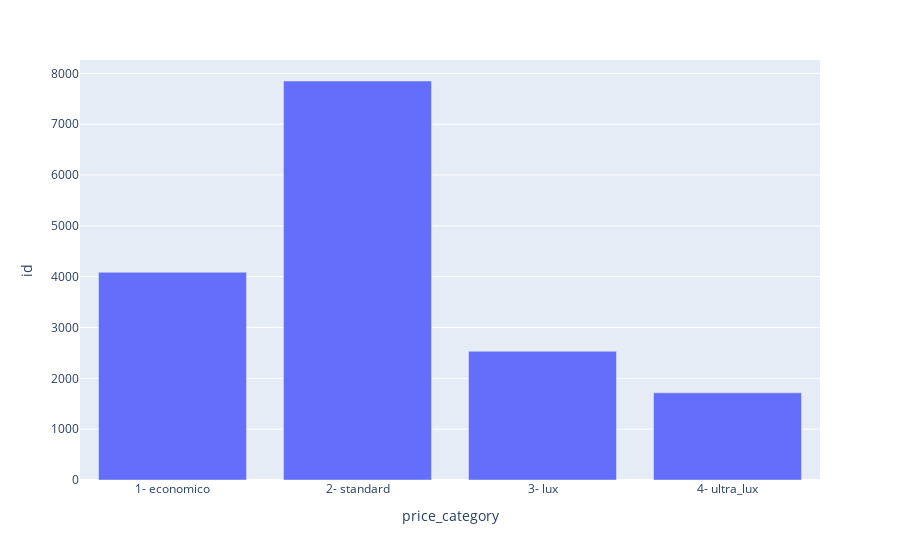

Here is the notebook cell this chart was saved with:
### Code cell
airbnb_price_count = airbnb_analisis.groupby('price_category', as_index= False)['id'].count().reset_index()

plt.figure(figsize=(12, 6))

# TODO: boxplot count vs price category
# ax = sns.boxplot(
#     data=airbnb_df,
#     y= 'price',
#     x="price_category",
#     legend=False
#     )

px.bar(
    airbnb_price_count,
    x = 'price_category',
    y = 'id',
)

### Figure 1 — Plotly figure (JSON) as saved in the notebook; plotly's stock layout.template omitted (floating-point values rounded to 4 significant figures)
{"data": [{"hovertemplate": "price_category=%{x}<br>id=%{y}<extra></extra>", "legendgroup": "", "marker": {"color": "#636efa", "pattern": {"shape": ""}}, "name": "", "orientation": "v", "showlegend": false, "textposition": "auto", "type": "bar", "x": ["1- economico", "2- standard", "3- lux", "4- ultra_lux"], "xaxis": "x", "y": [4086, 7849, 2532, 1714], "yaxis": "y"}], "layout": {"barmode": "relative", "legend": {"tracegroupgap": 0}, "margin": {"t": 60}, "xaxis": {"anchor": "y", "domain": [0, 1], "title": {"text": "price_category"}}, "yaxis": {"anchor": "x", "domain": [0, 1], "title": {"text": "id"}}}}
